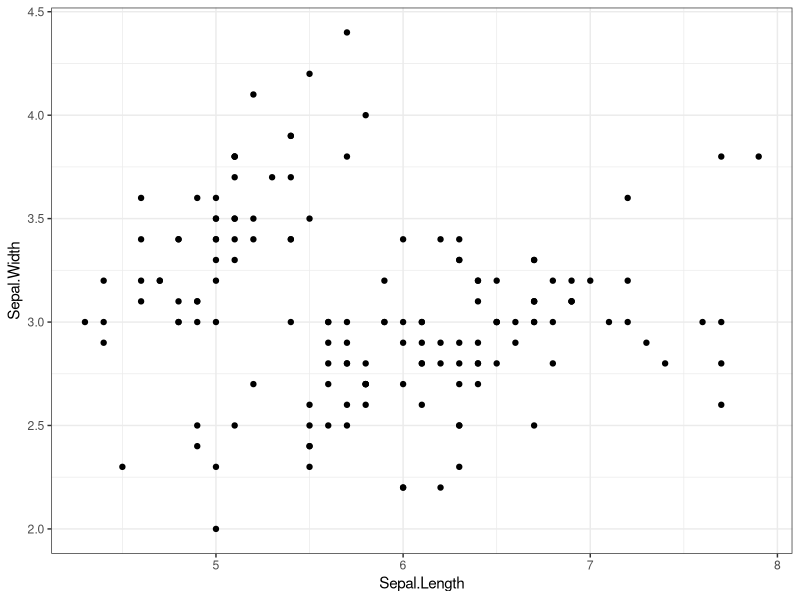
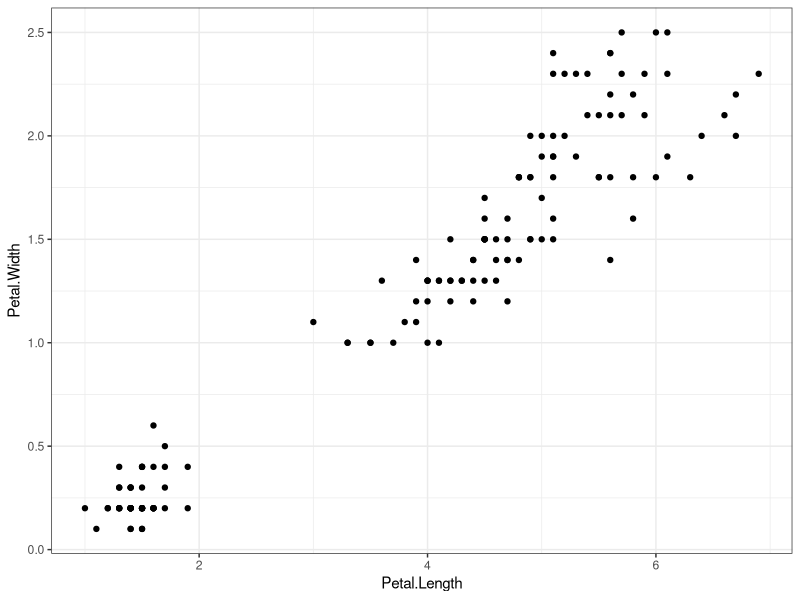
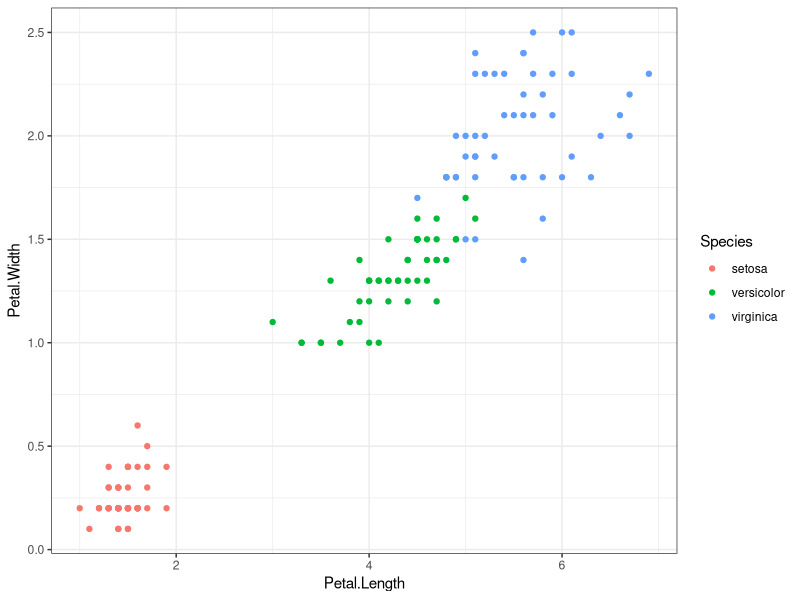
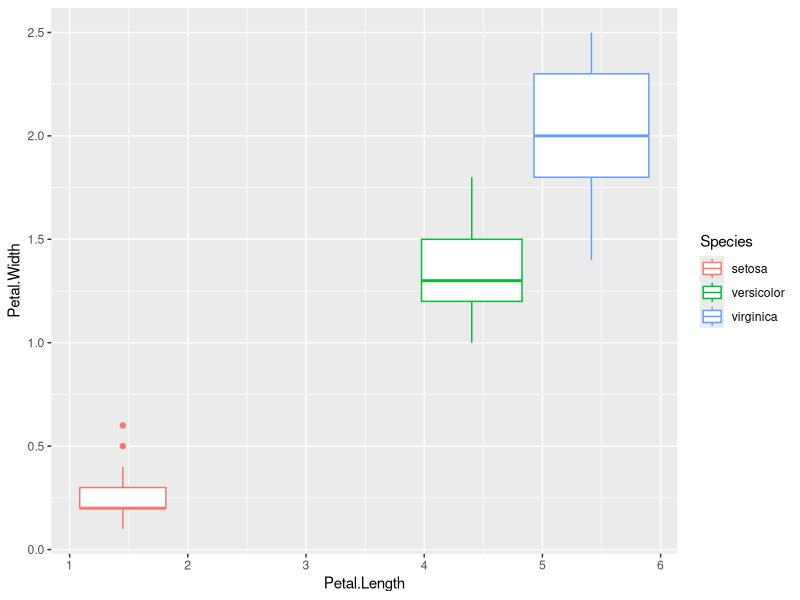

Write the R code that produced these figures, in order.
## ---- chunk 1
require(datasets)  # source package
str(iris)          # check structure of iris
head(iris, n=6)
## ---- chunk 2
summary(iris)
## ---- chunk 3
#*** 附上三種繪圖系統的程式碼，以ggplot2輸出 ***#

### Base Plotting System ###
  #  plot(x=iris$Sepal.Length, y=iris$Sepal.Width,pch=2)

### Lattice ###
  #  require(lattice)
  #  xyplot(Sepal.Width~Sepal.Length, data=iris)

### ggplot2 ###
  require(ggplot2)
  ggplot(data=iris) +
    geom_point(aes(x=Sepal.Length,
                   y=Sepal.Width)) +
    theme_bw() 
## ---- chunk 4
#*** 附上三種繪圖系統的程式碼，以ggplot2輸出 ***#

### Base Plotting System ###
  #  plot(x=iris$Petal.Length, y=iris$Petal.Width,pch=16)

### Lattice ###
  #  require(lattice)
  #  xyplot(Petal.Width~Petal.Length, data=iris)

### ggplot2 ###
  require(ggplot2)
  ggplot(data=iris) +                        # 準備畫布
    geom_point(aes(x=Petal.Length,           # 散布圖
                   y=Petal.Width)) +
    theme_bw()                               # 改變主題背景成白色
## ---- chunk 5
#*** 附上三種繪圖系統的程式碼，以ggplot2輸出 ***#

### Base Plotting System ###
  #  plot(x=iris$Petal.Length, y=iris$Petal.Width,pch=16)
  #  d1 <- iris[iris$Species=="versicolor", ]
  #  points(x=d1$Petal.Length, y=d1$Petal.Width,pch=16, col="green")
  #  d2 <- iris[iris$Species=="setosa", ]
  #  points(x=d2$Petal.Length, y=d2$Petal.Width,pch=16, col="red")
  #  d3 <- iris[iris$Species=="virginica", ]
  #  points(x=d3$Petal.Length, y=d3$Petal.Width,pch=16, col="blue")
  #  legend("topleft", pch=16
  #         legend=c("setosa","versicolor","virginica"), 
  #         col=c("red", "green", "blue")
  #        )

  
### Lattice ###
  # require(lattice)
  # xyplot(Petal.Width~Petal.Length, 
  #        data=iris, 
  #        pch=16,
  #        group=Species, 
  #        auto.key=list(space="top",
  #                      columns=3, 
  #                      cex.title=1, 
  #                      title="Species Labels",
  #                      pch=16)  
  #       )
  
### ggplot2 ###
  require(ggplot2)
  ggplot(data=iris) +                        # 準備畫布
    geom_point(aes(x=Petal.Length,           # 散布圖
                   y=Petal.Width,
                   color=Species)) +         # 把不同品種的資料標上顏色
    
    theme_bw()                               # 改變主題背景成白色
## ---- chunk 6
#*** 附上三種繪圖系統的程式碼，以ggplot2輸出 ***#  
  
### Base Plotting System ###
    # boxplot(Petal.Length~Species, data=iris, xlab="Species", ylab="Petal.Length")
    # boxplot(Petal.Width~Species, data=iris, xlab="Species", ylab="Petal.Length")
    
  
### Lattice ###
  # require(lattice)
  # bwplot(x = Petal.Length~Petal.Width | Species, data = iris)

### ggplot2 ###
  require(ggplot2)
  qplot(x=Petal.Length,      
        y=Petal.Width, 
        data=iris, 
        geom="boxplot",    # graph type is boxplot
        color=Species)
## ---- chunk 7
data <- data.frame(x=c(1,2,3,NA,5),
                   y=c(4,5,3,NA,NA))
data  
is.na(data)        # 遺漏值的地方，標註為TRUE (TRUE/FALSE矩陣的型態)
table(is.na(data)) # 資料中總共有多少個遺漏值  
## ---- chunk 8
# 移除有遺漏值的資料，以下兩種方法都可以 #
data[complete.cases(data), ] # 1.使用 complete.cases() 
na.omit(data)                # 2.或是使用 na.omit()
## ---- chunk 9
# 填補遺漏值(用平均數填值) #
data[is.na(data[,"y"]), "y"] <- mean(data[,"y"], na.rm=T)
data
## ---- chunk 10
table(is.na(iris))
## ---- chunk 11
model <- lm(formula= Sepal.Length ~ Sepal.Width + Petal.Length + Petal.Width,
            data=iris)
summary(model)
## ---- chunk 12
names(model)
## ---- chunk 13
model$residual
## ---- chunk 14
shapiro.test(model$residual)
## ---- chunk 15
require(car)
# 因為這個函式會自動去抓模型中的殘差，故這裡放的是模型，而不是殘差的值
durbinWatsonTest(model) 
## ---- chunk 16
require(car)
# 因為這個函式會自動去抓模型中的殘差，故這裡放的是模型，而不是殘差的值
ncvTest(model)
## ---- chunk 17
new.iris <- data.frame(Sepal.Width=3.456, Petal.Length=1.535, Petal.Width=0.341)
new.iris
predict(model, new.iris)
## ---- chunk 18
a.lm <- lm(Petal.Width~Species, data=iris)
anova(a.lm)

b.lm <- lm(Petal.Length~Species, data=iris)
anova(b.lm)
